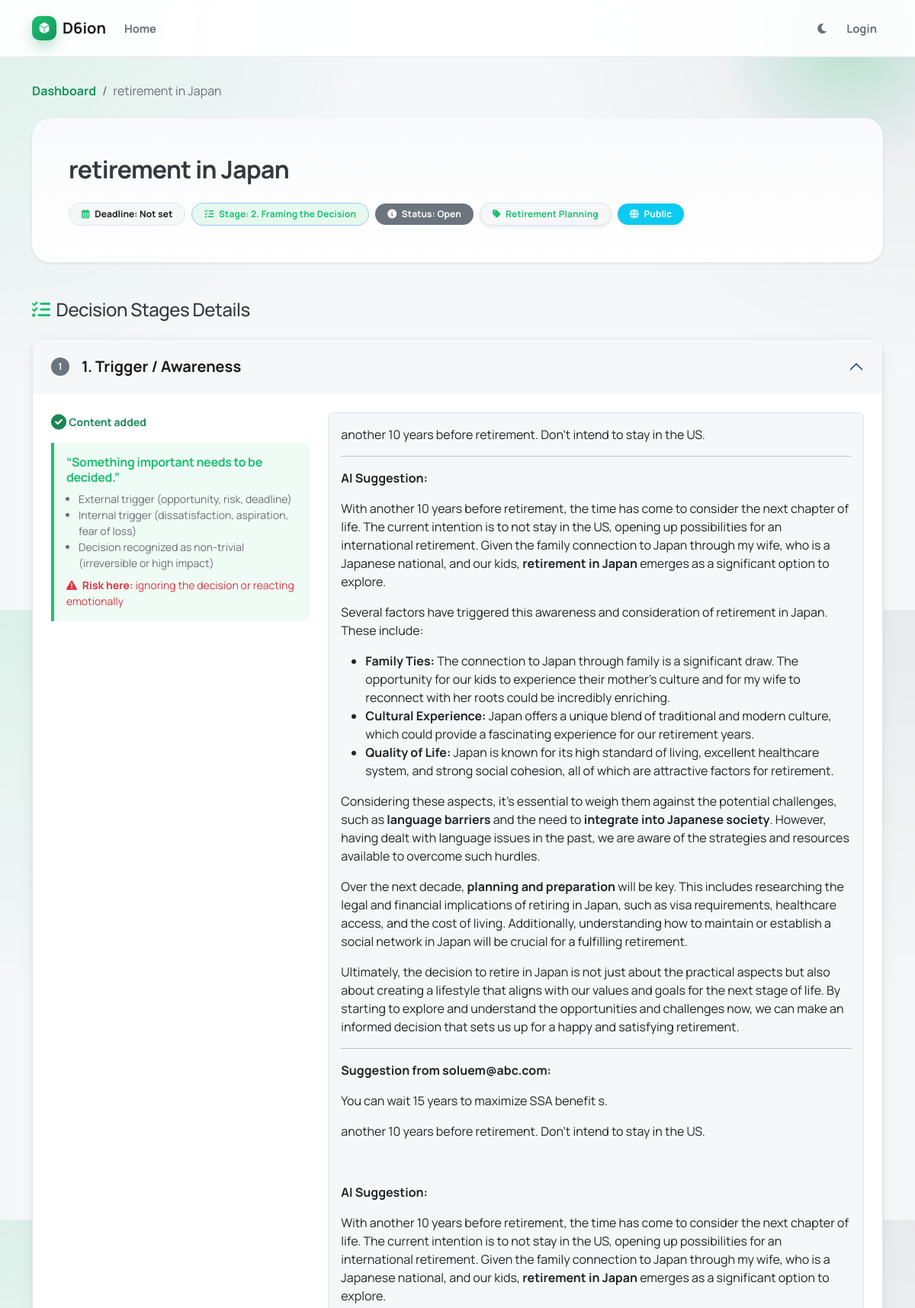
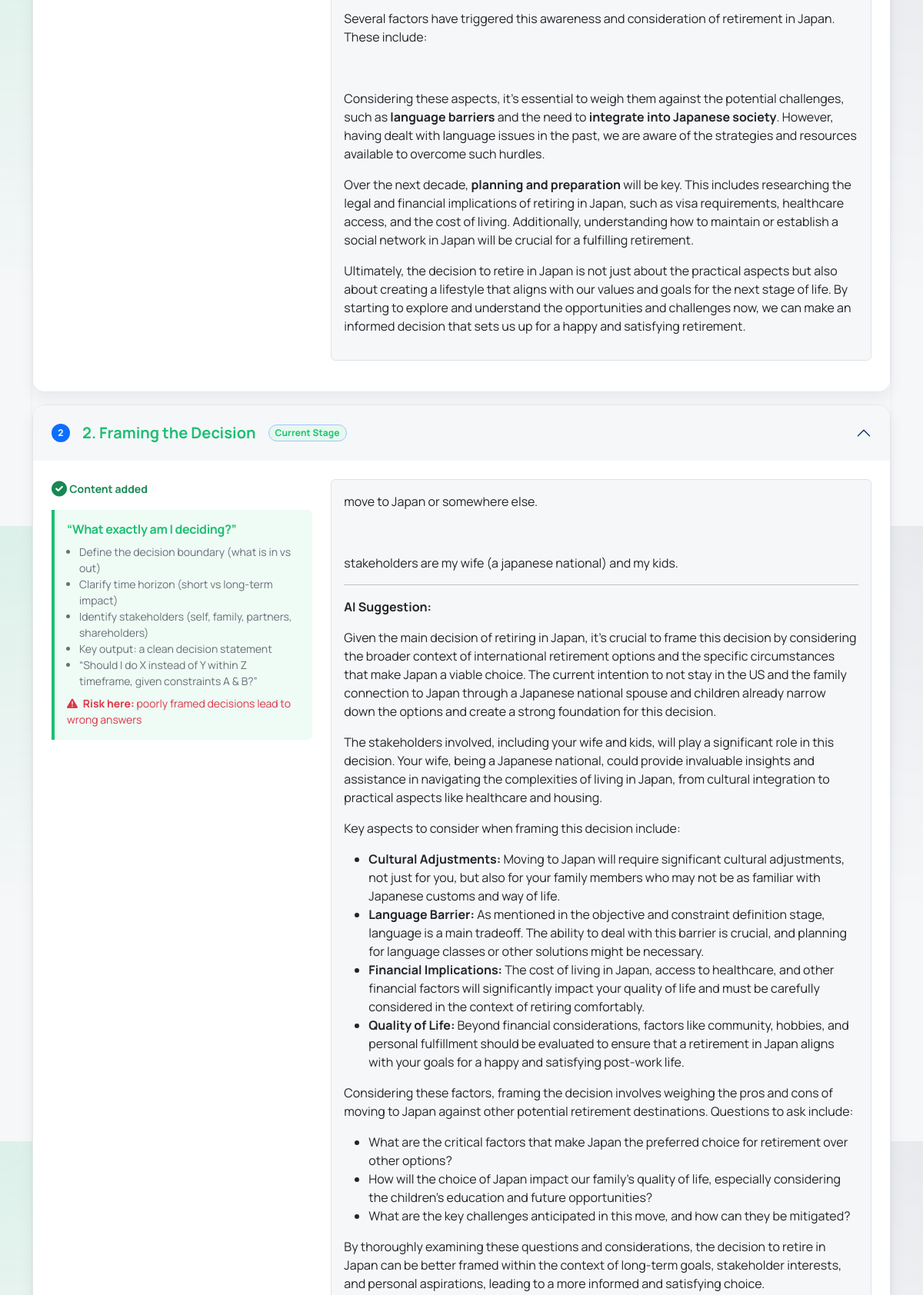
The page /decision/18 (upper part) on the database its author committed (2 pictures, top to bottom).
### app/models.py (models this page shows, shortened)
class Decision(db.Model):
    STAGES = [
        ('1_trigger', '1. Trigger / Awareness'),
        ('2_framing', '2. Framing the Decision'),
        ('3_objectives', '3. Objective & Constraint Definition'),
        ('4_options', '4. Option Generation'),
        ('5_information', '5. Information Gathering & Validation'),
        ('6_evaluation', '6. Evaluation & Modeling'),
        ('7_emotions', '7. Emotional & Values Check'),
        ('8_commitment', '8. Commitment Decision'),
        ('9_execution', '9. Execution Planning'),
        ('10_review', '10. Review & Adaptation')
    ]
    STAGE_DETAILS = {
        '1_trigger': {
            'quote': '“Something important needs to be decided.”',
            'bullets': [
                'External trigger (opportunity, risk, deadline)',
                'Internal trigger (dissatisfaction, aspiration, fear of loss)',
                'Decision recognized as non-trivial (irreversible or high impact)'
            ],
            'risk': 'ignoring the decision or reacting emotionally'
        },
        '2_framing': {
            'quote': '“What exactly am I deciding?”',
            'bullets': [
                'Define the decision boundary (what is in vs out)',
                'Clarify time horizon (short vs long-term impact)',
                'Identify stakeholders (self, family, partners, shareholders)',
                'Key output: a clean decision statement',
                '“Should I do X instead of Y within Z timeframe, given constraints A & B?”'
            ],
            'risk': 'poorly framed decisions lead to wrong answers'
        },
        '3_objectives': {
            'quote': '“What does success look like?”',
            'bullets': [
                'Primary objective(s) (e.g., ROI, happiness, flexibility, legacy)',
                'Non-negotiable constraints (budget, legality, ethics, health, time)',
                'Trade-offs you are willing vs unwilling to make',
                'Tools: priority ranking, must-have vs nice-to-have'
            ],
            'risk': 'hidden constraints sabotage later stages'
        },
        '4_options': {
            'quote': '“What are my real options?”',
            'bullets': [
                'Obvious options (A vs B)',
                'Non-obvious options (delay, partial commit, hybrid, exit)',
                'Creative or asymmetric options',
                'Best practice: force at least 3–5 viable options'
            ],
            'risk': 'false dichotomies (“only two choices”)'
        },
        '5_information': {
            'quote': '“What do I need to know?”',
            'bullets': [
                'Facts, data, benchmarks',
                'Expert input',
                'First-hand validation (pilots, trials, site visits)',
                'Separate: What is known, What is assumed, What is unknowable'
            ],
            'risk': 'over-research or confirmation bias'
        },
        '6_evaluation': {
            'quote': '“Which option dominates under which conditions?”',
            'bullets': [
                'Pros/cons',
                'Financial models / scenarios',
                'Risk-reward asymmetry',
                'Best-case / worst-case analysis',
                'Reversibility vs irreversibility',
                'Common tools: Decision matrix, Expected value, Regret minimization, Pre-mortem analysis'
            ],
            'risk': 'analysis paralysis or false precision'
        },
        '7_emotions': {
            'quote': '“Can I live with this?”',
            'bullets': [
                'Gut reaction (not gut decision)',
                'Alignment with identity and long-term values',
                'Stress test: “How will I feel about this in 5–10 years?”',
                'Important: emotions are inputs, not noise'
            ],
            'risk': 'suppressing emotion or letting it dominate'
        },
        '8_commitment': {
            'quote': '“I choose.”',
            'bullets': [
                'Explicitly select one option',
                'Acknowledge uncertainty',
                'Accept trade-offs consciously',
                'High performers write this down: Why this option, Why not the others, What would change the decision later'
            ],
            'risk': 'half-decisions and hedging without clarity'
        },
        '9_execution': {
            'quote': '“How do I make this real?”',
            'bullets': [
                'First irreversible step',
                'Timeline & milestones',
                'Resource allocation',
                'Kill criteria (when to stop or pivot)'
            ],
            'risk': 'good decisions ruined by poor execution'
        },
        '10_review': {
            'quote': '“Was the decision good, given what was knowable?”',
            'bullets': [
                'Outcome vs process evaluation',
                'What signals to monitor',
                'Adjust or double-down',
                'Key distinction: A good decision can have a bad outcome—and vice versa.'
            ],
            'risk': 'ignoring the learning opportunity'
        }
    }
    id = db.Column(db.Integer, primary_key=True)
    title = db.Column(db.String(140))
    deadline = db.Column(db.DateTime)
    created_at = db.Column(db.DateTime, index=True, default=datetime.utcnow)
    status = db.Column(db.String(20), default='open') # open, closed
    stage = db.Column(db.String(40), default='1_trigger')
    category = db.Column(db.String(50))
    is_public = db.Column(db.Boolean, default=True)
    user_id = db.Column(db.Integer, db.ForeignKey('user.id'))
    stage_1_trigger = db.Column(db.Text)
    stage_2_framing = db.Column(db.Text)
    stage_3_objectives = db.Column(db.Text)
    stage_4_options = db.Column(db.Text)
    stage_5_information = db.Column(db.Text)
    stage_6_evaluation = db.Column(db.Text)
    stage_7_emotions = db.Column(db.Text)
    stage_8_commitment = db.Column(db.Text)
    stage_9_execution = db.Column(db.Text)
    stage_10_review = db.Column(db.Text)
    options = db.relationship('Option', backref='decision', lazy='dynamic', cascade="all, delete-orphan")
    suggestions = db.relationship('Suggestion', backref='decision', lazy='dynamic', cascade="all, delete-orphan")
    clarifications = db.relationship('Clarification', backref='decision', lazy='dynamic', cascade="all, delete-orphan")
    stage_suggestions = db.relationship('StageSuggestion', backref='decision', lazy='dynamic', cascade="all, delete-orphan")

### app/routes.py (the view)
@bp.route('/decision/<int:id>')
def view_decision(id):
    decision = Decision.query.get_or_404(id)
    if not decision.is_public:
        if current_user.is_anonymous or decision.owner != current_user:
            abort(403)
    if current_user.is_authenticated:
        action = UserAction(user_id=current_user.id, action_type='read', decision_id=decision.id)
        db.session.add(action)
        db.session.commit()
    option_form = OptionForm()
    suggestion_form = SuggestionForm()
    clarification_form = ClarificationForm()
    return render_template('view_decision.html', title=decision.title,
                           decision=decision, option_form=option_form,
                           suggestion_form=suggestion_form,
                           clarification_form=clarification_form,
                           stages=Decision.STAGES,
                           stage_details=Decision.STAGE_DETAILS)

### app/templates/view_decision.html (shortened to what this page needs)
{% extends "base.html" %}
{% block content %}
    <div class="row">
        <div class="col-12">
            <nav aria-label="breadcrumb" class="mb-4">
                <ol class="breadcrumb">
                    <li class="breadcrumb-item"><a href="{{ url_for('main.index') }}">Dashboard</a></li>
                    <li class="breadcrumb-item active" aria-current="page">{{ decision.title }}</li>
                </ol>
            </nav>
            <div class="decision-header-card p-4 p-md-5 mb-5 shadow-sm border-0">
                <div class="d-flex flex-column flex-md-row justify-content-between align-items-start align-items-md-center mb-4 gap-3">
                    <div>
                        <h1 class="h2 fw-bold mb-0">{{ decision.title }}</h1>
                    </div>
                </div>
                <div class="d-flex flex-wrap align-items-center gap-2 mt-4">
                    <span class="badge bg-light text-secondary border px-3 py-2">
                        <i class="far fa-calendar-alt me-1 text-primary"></i> Deadline: {{ decision.deadline.strftime('%Y-%m-%d') if decision.deadline else 'Not set' }}
                    </span>
                    <span class="badge bg-primary-subtle text-primary border border-primary-subtle px-3 py-2">
                        <i class="fas fa-tasks me-1"></i> Stage:
                        {% for value, label in decision.STAGES %}
                            {% if value == decision.stage %}
                                {{ label }}
                            {% endif %}
                        {% endfor %}
                    </span>
                    <span class="badge {% if decision.status == 'completed' %}bg-success text-white{% else %}bg-secondary text-white{% endif %} px-3 py-2">
                        <i class="fas fa-info-circle me-1"></i> Status: {{ decision.status|capitalize }}
                    </span>
                    {% if decision.category %}
                    <a href="{{ url_for('main.index', category=decision.category) }}" class="badge rounded-pill bg-light text-primary border shadow-sm px-3 py-2 text-decoration-none hover-shadow">
                        <i class="fas fa-tag me-1"></i> {{ decision.category }}
                    </a>
                    {% endif %}
                    {% if decision.is_public %}
                    <span class="badge rounded-pill bg-info text-white shadow-sm px-3 py-2">
                        <i class="fas fa-globe me-1"></i> Public
                    </span>
                    {% endif %}
                </div>
            </div>
            <section class="mb-5">
                <h2 class="h4 mb-4"><i class="fas fa-tasks me-2 text-primary"></i>Decision Stages Details</h2>
                <div class="accordion shadow-sm" id="stagesAccordion">
                    {% for value, label in stages %}
                    {% set stage_num = value.split('_')[0] %}
                    {% set stage_content_attr = 'stage_' + value %}
                    {% set stage_content = getattr(decision, stage_content_attr) %}
                    <div class="accordion-item border mb-3 rounded-1 overflow-hidden">
                        <h2 class="accordion-header" id="heading{{ stage_num }}">
                            <button class="accordion-button {% if not stage_content %}collapsed{% endif %} py-4 px-4" type="button" data-bs-toggle="collapse" data-bs-target="#collapse{{ stage_num }}" aria-expanded="{% if stage_content %}true{% else %}false{% endif %}" aria-controls="collapse{{ stage_num }}">
                                <span class="badge {% if decision.stage == value %}bg-primary{% else %}bg-secondary{% endif %} me-3 rounded-circle d-flex align-items-center justify-content-center" style="width: 24px; height: 24px; padding: 0;">{{ stage_num }}</span>
                                <span class="fw-bold fs-5 {% if decision.stage == value %}text-primary{% endif %}">{{ label }}</span>
                                {% if decision.stage == value %}
                                <span class="badge bg-primary-subtle text-primary border border-primary-subtle ms-3 small py-1 px-2">Current Stage</span>
                                {% endif %}
                            </button>
                        </h2>
                        <div id="collapse{{ stage_num }}" class="accordion-collapse collapse {% if stage_content %}show{% endif %}" aria-labelledby="heading{{ stage_num }}" data-bs-parent="#stagesAccordion">
                            <div class="accordion-body bg-white p-4">
                                <div class="row">
                                    <div class="col-lg-4">
                                        <div class="d-flex align-items-center mb-3">
                                            {% if stage_content %}
                                            <div class="text-success me-3" title="Content added">
                                                <i class="fas fa-check-circle fa-lg"></i> <span class="small fw-bold">Content added</span>
                                            </div>
                                            {% endif %}
                                        </div>
                                        {% if stage_details and value in stage_details %}
                                        <div class="stage-guidance mb-4 p-3 bg-light border-start border-primary border-4 rounded-end">
                                            <h5 class="h6 fw-bold text-primary mb-2">{{ stage_details[value]['quote'] }}</h5>
                                            <ul class="small text-muted mb-2 ps-3">
                                                {% for bullet in stage_details[value]['bullets'] %}
                                                <li>{{ bullet }}</li>
                                                {% endfor %}
                                            </ul>
                                            <div class="small text-danger mt-2">
                                                <i class="fas fa-exclamation-triangle me-1"></i> <strong>Risk here:</strong> {{ stage_details[value]['risk'] }}
                                            </div>
                                        </div>
                                        {% endif %}
                                    </div>
                                    <div class="col-lg-8">
                                        <div id="display-{{ value }}" class="stage-display mb-3">
                                            {% if stage_content %}
                                                <div class="p-3 bg-light rounded border">
                                                    {{ stage_content|safe }}
                                                </div>
                                            {% else %}
                                                <p class="text-muted italic">No content yet for this stage.</p>
                                            {% endif %}
                                        </div>
                                    </div>
                                </div>
                            </div>
                        </div>
                    </div>
                    {% endfor %}
                </div>
            </section>
        </div>
    </div>
{% endblock %}

### rows shown on the page
Decision: title "retirement in Japan", deadline "Not set", status "Open", category "Retirement Planning", stages "another 10 years before retirement. Don't intend to stay in the US. AI Suggestion: With another 10 years before retirement, the time has come to consider the next chapter of life. The current intention is to not stay in the US, opening up possibilities for an international retirement. Given the family connection to Japan through my wife, who is a Japanese national, and our kids, retirement in Japan emerges as a significant option to explore. Several factors have triggered this awareness and consideration of retirement in Japan. These include: Family Ties: The connection to Japan through family is a significant draw. The opportunity for our kids to experience their mother's culture and for…" "move to Japan or somewhere else. stakeholders are my wife (a japanese national) and my kids. AI Suggestion: Given the main decision of retiring in Japan, it's crucial to frame this decision by considering the broader context of international retirement options and the specific circumstances that make Japan a viable choice. The current intention to not stay in the US and the family connection to Japan through a Japanese national spouse and children already narrow down the options and create a strong foundation for this decision. The stakeholders involved, including your wife and kids, will play a significant role in this decision. Your wife, being a Japanese national, could provide…"

### other values the page prints
{{ label }} "2. Framing the Decision"
{{ stage_num }} "1" "2"
{{ label }} "1. Trigger / Awareness" "2. Framing the Decision"
{{ stage_details[value]['quote'] }} "“Something important needs to be decided.”" "“What exactly am I deciding?”"
{{ bullet }} "External trigger (opportunity, risk, deadline)" "Internal trigger (dissatisfaction, aspiration, fear of loss)" "Decision recognized as non-trivial (irreversible or high impact)" "Define the decision boundary (what is in vs out)" "Clarify time horizon (short vs long-term impact)" "Identify stakeholders (self, family, partners, shareholders)" "Key output: a clean decision statement" "“Should I do X instead of Y within Z timeframe, given constraints A & B?”"
{{ stage_details[value]['risk'] }} "ignoring the decision or reacting emotionally" "poorly framed decisions lead to wrong answers"
